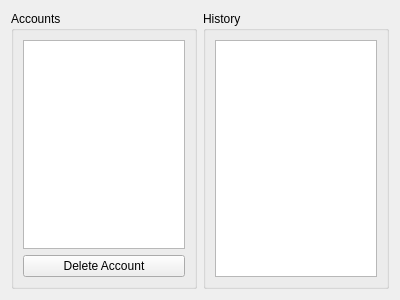
<?xml version="1.0" encoding="UTF-8"?>
<ui version="4.0">
 <class>Form</class>
 <widget class="QWidget" name="Form">
  <property name="geometry">
   <rect>
    <x>0</x>
    <y>0</y>
    <width>400</width>
    <height>300</height>
   </rect>
  </property>
  <property name="windowTitle">
   <string>Form</string>
  </property>
  <layout class="QHBoxLayout" name="horizontalLayout">
   <item>
    <widget class="QGroupBox" name="gbAccounts">
     <property name="title">
      <string>Accounts</string>
     </property>
     <layout class="QVBoxLayout" name="verticalLayout">
      <item>
       <widget class="QListView" name="lvAccounts"/>
      </item>
      <item>
       <widget class="QPushButton" name="pbDelAcc">
        <property name="text">
         <string>Delete Account</string>
        </property>
       </widget>
      </item>
     </layout>
    </widget>
   </item>
   <item>
    <widget class="QGroupBox" name="gbHistory">
     <property name="title">
      <string>History</string>
     </property>
     <layout class="QVBoxLayout" name="verticalLayout_2">
      <item>
       <widget class="QListView" name="lvHistory"/>
      </item>
     </layout>
    </widget>
   </item>
  </layout>
 </widget>
 <resources/>
 <connections>
  <connection>
   <sender>pbDelAcc</sender>
   <signal>clicked()</signal>
   <receiver>Form</receiver>
   <slot>deleteSelectedAccount()</slot>
   <hints>
    <hint type="sourcelabel">
     <x>144</x>
     <y>254</y>
    </hint>
    <hint type="destinationlabel">
     <x>131</x>
     <y>297</y>
    </hint>
   </hints>
  </connection>
 </connections>
 <slots>
  <slot>deleteSelectedAccount()</slot>
 </slots>
</ui>
